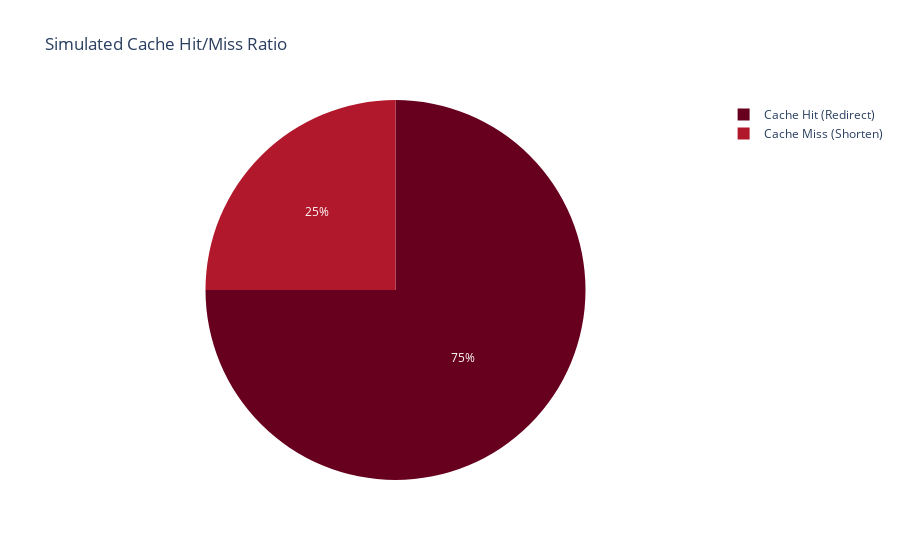

Notebook source saved alongside this figure:
### Markdown cell above
### 3.3. Redisキャッシュヒット率（円グラフ）
キャッシュの有効性を評価するため、キャッシュヒットとミス（ここではシミュレーション）の割合を円グラフで示します。
*   **キャッシュヒット**: 2回目以降の同一URLへのリダイレクトアクセス
*   **キャッシュミス**: 初回のURL短縮リクエスト

### Code cell
def simulate_cache_usage():
    if not SERVICE_AVAILABLE:
        return "Service unavailable"

    # 1. 初回アクセス（キャッシュミス）
    initial_url = "https://example.com/cache-simulation"
    shorten_result = shorten_url(initial_url)
    slug = shorten_result['slug']

    # 2. 複数回の後続アクセス（キャッシュヒット）
    for _ in range(3):
        fetch_redirect(slug)

    # このシミュレーションでは、1回のミスと3回のヒットを想定
    cache_data = {
        'Type': ['Cache Miss (Shorten)', 'Cache Hit (Redirect)'],
        'Count': [1, 3]
    }
    df_cache = pd.DataFrame(cache_data)

    fig = px.pie(
        df_cache,
        values='Count',
        names='Type',
        title='Simulated Cache Hit/Miss Ratio',
        color_discrete_sequence=px.colors.sequential.RdBu
    )
    fig.show()

    return "Simulation complete"

simulate_cache_usage()

### Figure 1 — Plotly figure (JSON) as saved in the notebook; plotly's stock layout.template omitted (floating-point values rounded to 4 significant figures)
{"data": [{"domain": {"x": [0, 1], "y": [0, 1]}, "hovertemplate": "Type=%{label}<br>Count=%{value}<extra></extra>", "labels": ["Cache Miss (Shorten)", "Cache Hit (Redirect)"], "legendgroup": "", "name": "", "showlegend": true, "type": "pie", "values": [1, 3]}], "layout": {"legend": {"tracegroupgap": 0}, "piecolorway": ["rgb(103,0,31)", "rgb(178,24,43)", "rgb(214,96,77)", "rgb(244,165,130)", "rgb(253,219,199)", "rgb(247,247,247)", "rgb(209,229,240)", "rgb(146,197,222)", "rgb(67,147,195)", "rgb(33,102,172)", "rgb(5,48,97)"], "title": {"text": "Simulated Cache Hit/Miss Ratio"}}}
